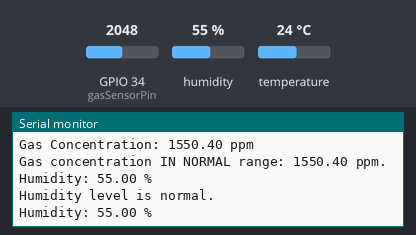
A sketch run on a simulated ESP32. On the bench: the last lines printed to the serial monitor. Inputs (shaded band) come from the test bench; at power-on: humidity 55 %, GPIO 34 (gasSensorPin) = 2048, temperature 24 °C.

Above: at 2.8 s.
2.9 s: humidity set to 59 %
At 4.7 s:
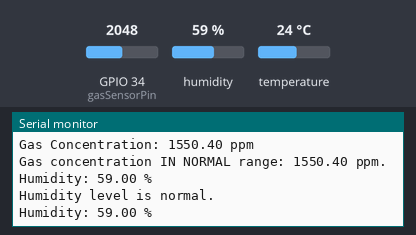
5.6 s: humidity set to 62 %
At 7.1 s:
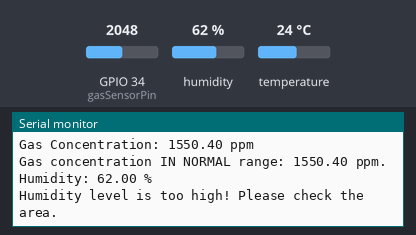
Timing chart, 0 to 8.6 s (numbered marks = the images above; inputs shaded):
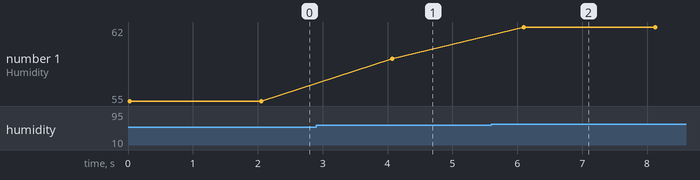

The sketch:

MQ2WithDHTT11SensorCode_copy_20240606030848.ino
```cpp
#include <DHT.h>

// MQ2 sensor pin
const int gasSensorPin = 34; // GPIO pin connected to MQ2 sensor
int gasValue = 0;

// DHT11 sensor configuration
#define DHTPIN 32         // GPIO pin connected to the DHT11 sensor
#define DHTTYPE DHT11    // DHT 11

DHT dht(DHTPIN, DHTTYPE);

void setup() {
  Serial.begin(115200); // Start the serial communication at a baud rate of 115200
  dht.begin();          // Initialize the DHT11 sensor
}

void loop() {
  // Read gas concentration from MQ2 sensor
  gasValue = analogRead(gasSensorPin); // Read analog value from sensor
  float voltage = gasValue * (3.3 / 4095.0); // Convert analog value to voltage (ESP32 ADC is 12-bit)
  float gasConcentration = (voltage - 0.1) * 1000; // Convert voltage to ppm

  Serial.print("Gas Concentration: ");
  Serial.print(gasConcentration);
  Serial.println(" ppm");

  if (gasConcentration > 1800) {
    Serial.print("Alert: Gas concentration out of range: ");
    Serial.print(gasConcentration);
    Serial.println(" ppm. Please check the area.");
  } else {
    Serial.print("Gas concentration IN NORMAL range: ");
    Serial.print(gasConcentration);
    Serial.println(" ppm. ");
  }

  // Read humidity from DHT11 sensor
  float humidity = dht.readHumidity();
  float temperature = dht.readTemperature(); // Read temperature as well for logging purposes

  if (isnan(humidity) || isnan(temperature)) {
    Serial.println("Failed to read from DHT sensor!");
    return;
  }

  Serial.print("Humidity: ");
  Serial.print(humidity);
  Serial.println(" %");

  if (humidity > 60.0) {
    Serial.println("Humidity level is too high! Please check the area.");
  } else {
    Serial.println("Humidity level is normal.");
      Serial.print("Humidity: ");
  Serial.print(humidity);
  Serial.println(" %");
  }

  delay(2000); // Wait for 2 seconds before next reading
}
```

Measured:
- the behaviour switches between 60 and 61 % on humidity (found by bisection; images 1 and 2)
- after the input at 2.9 s, the serial monitor: prints a new line after 1.2 s (image 1)
- after the input at 5.6 s, the serial monitor: prints a new line after 0.50 s (image 2)
- plotted number 1: 55 → 59 after the input at 2.9 s, 59 → 62 after the input at 5.6 s
